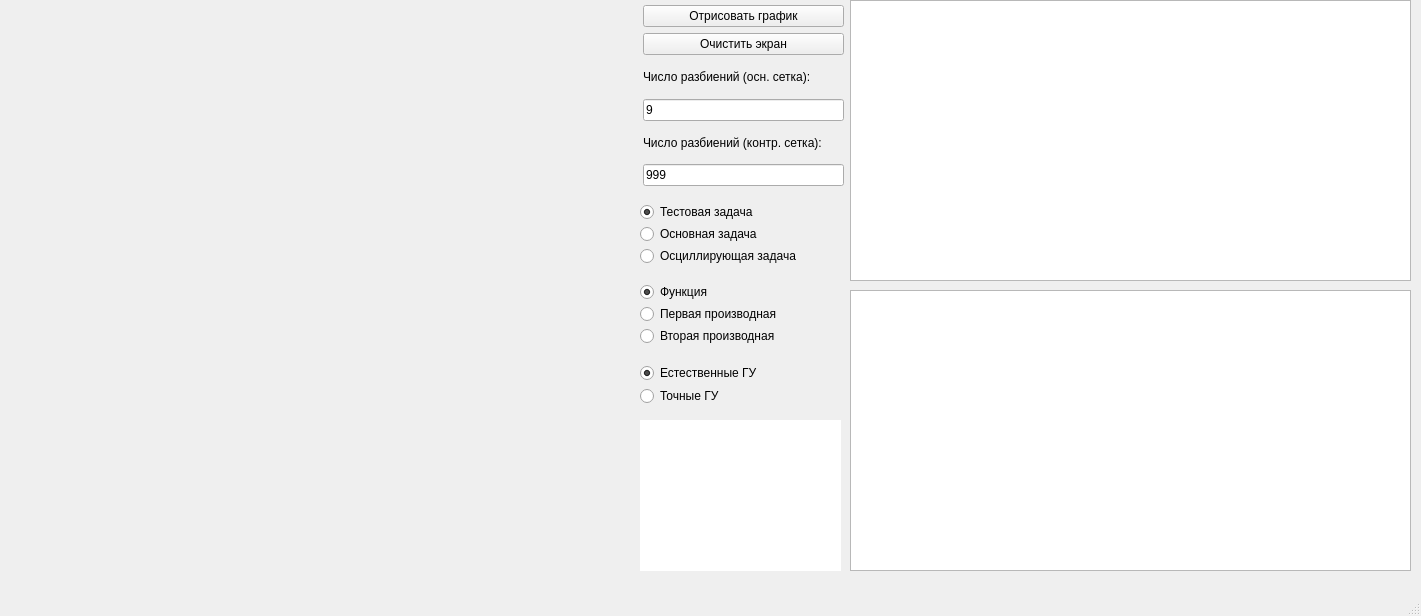
<?xml version="1.0" encoding="UTF-8"?>
<ui version="4.0">
 <class>MainWindow</class>
 <widget class="QMainWindow" name="MainWindow">
  <property name="geometry">
   <rect>
    <x>0</x>
    <y>0</y>
    <width>1421</width>
    <height>616</height>
   </rect>
  </property>
  <property name="windowTitle">
   <string>Лабораторная работа 4</string>
  </property>
  <widget class="QWidget" name="centralwidget">
   <widget class="QWidget" name="verticalLayoutWidget">
    <property name="geometry">
     <rect>
      <x>638</x>
      <y>0</y>
      <width>211</width>
      <height>191</height>
     </rect>
    </property>
    <layout class="QVBoxLayout" name="inputLayout">
     <property name="leftMargin">
      <number>5</number>
     </property>
     <property name="topMargin">
      <number>5</number>
     </property>
     <property name="rightMargin">
      <number>5</number>
     </property>
     <property name="bottomMargin">
      <number>5</number>
     </property>
     <item>
      <widget class="QPushButton" name="DrawButton">
       <property name="text">
        <string>Отрисовать график</string>
       </property>
      </widget>
     </item>
     <item>
      <widget class="QPushButton" name="ClearButton">
       <property name="text">
        <string>Очистить экран</string>
       </property>
      </widget>
     </item>
     <item>
      <layout class="QVBoxLayout" name="iterationLayout">
       <item>
        <widget class="QLabel" name="label_3">
         <property name="text">
          <string>Число разбиений (осн. сетка):</string>
         </property>
        </widget>
       </item>
       <item>
        <widget class="QLineEdit" name="IterationCount">
         <property name="text">
          <string>9</string>
         </property>
        </widget>
       </item>
      </layout>
     </item>
     <item>
      <layout class="QVBoxLayout" name="iterationLayout_2">
       <item>
        <widget class="QLabel" name="label_4">
         <property name="text">
          <string>Число разбиений (контр. сетка):</string>
         </property>
        </widget>
       </item>
       <item>
        <widget class="QLineEdit" name="IterationCount_c">
         <property name="text">
          <string>999</string>
         </property>
        </widget>
       </item>
      </layout>
     </item>
    </layout>
   </widget>
   <widget class="QWidget" name="horizontalLayoutWidget">
    <property name="geometry">
     <rect>
      <x>10</x>
      <y>0</y>
      <width>621</width>
      <height>571</height>
     </rect>
    </property>
    <layout class="QHBoxLayout" name="chartLayout"/>
   </widget>
   <widget class="QTableWidget" name="tableWidget">
    <property name="geometry">
     <rect>
      <x>850</x>
      <y>0</y>
      <width>561</width>
      <height>281</height>
     </rect>
    </property>
   </widget>
   <widget class="QTextBrowser" name="aux_info">
    <property name="geometry">
     <rect>
      <x>640</x>
      <y>420</y>
      <width>201</width>
      <height>151</height>
     </rect>
    </property>
    <property name="frameShape">
     <enum>QFrame::NoFrame</enum>
    </property>
   </widget>
   <widget class="QWidget" name="layoutWidget">
    <property name="geometry">
     <rect>
      <x>640</x>
      <y>200</y>
      <width>201</width>
      <height>71</height>
     </rect>
    </property>
    <layout class="QVBoxLayout" name="taskSelectionLayout">
     <property name="spacing">
      <number>0</number>
     </property>
     <item>
      <widget class="QRadioButton" name="testTask">
       <property name="text">
        <string>Тестовая задача</string>
       </property>
       <property name="checked">
        <bool>true</bool>
       </property>
      </widget>
     </item>
     <item>
      <widget class="QRadioButton" name="mainTask">
       <property name="text">
        <string>Основная задача</string>
       </property>
       <property name="checked">
        <bool>false</bool>
       </property>
      </widget>
     </item>
     <item>
      <widget class="QRadioButton" name="oscillTask">
       <property name="text">
        <string>Осциллирующая задача</string>
       </property>
      </widget>
     </item>
    </layout>
   </widget>
   <widget class="QWidget" name="layoutWidget_2">
    <property name="geometry">
     <rect>
      <x>640</x>
      <y>280</y>
      <width>201</width>
      <height>71</height>
     </rect>
    </property>
    <layout class="QVBoxLayout" name="funcSelectionLayout">
     <property name="spacing">
      <number>0</number>
     </property>
     <item>
      <widget class="QRadioButton" name="funct">
       <property name="text">
        <string>Функция</string>
       </property>
       <property name="checked">
        <bool>true</bool>
       </property>
      </widget>
     </item>
     <item>
      <widget class="QRadioButton" name="diriv">
       <property name="text">
        <string>Первая производная</string>
       </property>
       <property name="checked">
        <bool>false</bool>
       </property>
      </widget>
     </item>
     <item>
      <widget class="QRadioButton" name="diriv2">
       <property name="text">
        <string>Вторая производная</string>
       </property>
      </widget>
     </item>
    </layout>
   </widget>
   <widget class="QTableWidget" name="tableWidget_sub">
    <property name="geometry">
     <rect>
      <x>850</x>
      <y>290</y>
      <width>561</width>
      <height>281</height>
     </rect>
    </property>
   </widget>
   <widget class="QWidget" name="layoutWidget_3">
    <property name="geometry">
     <rect>
      <x>640</x>
      <y>360</y>
      <width>201</width>
      <height>51</height>
     </rect>
    </property>
    <layout class="QVBoxLayout" name="funcSelectionLayout_2">
     <property name="spacing">
      <number>0</number>
     </property>
     <item>
      <widget class="QRadioButton" name="naturalGU">
       <property name="text">
        <string>Естественные ГУ</string>
       </property>
       <property name="checked">
        <bool>true</bool>
       </property>
      </widget>
     </item>
     <item>
      <widget class="QRadioButton" name="accurateGU">
       <property name="text">
        <string>Точные ГУ</string>
       </property>
       <property name="checked">
        <bool>false</bool>
       </property>
      </widget>
     </item>
    </layout>
   </widget>
  </widget>
  <widget class="QMenuBar" name="menubar">
   <property name="geometry">
    <rect>
     <x>0</x>
     <y>0</y>
     <width>1421</width>
     <height>21</height>
    </rect>
   </property>
  </widget>
  <widget class="QStatusBar" name="statusbar"/>
 </widget>
 <resources/>
 <connections/>
</ui>
